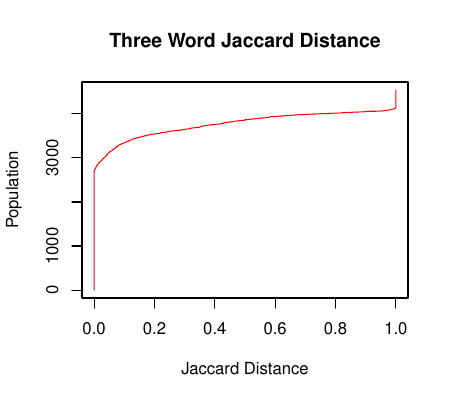

This figure's R source:
library(RColorBrewer)

data <- read.table("sortedThreeDiff")
allData = rep(data[,1])

title <- "Three Word Jaccard Distance"
pdf("threeDiff.pdf", height=4.0, width=4.5)

mp <- plot(allData, 1:length(allData), type="l", col="red", main=title, ylab="Population",xlab="Jaccard Distance")
